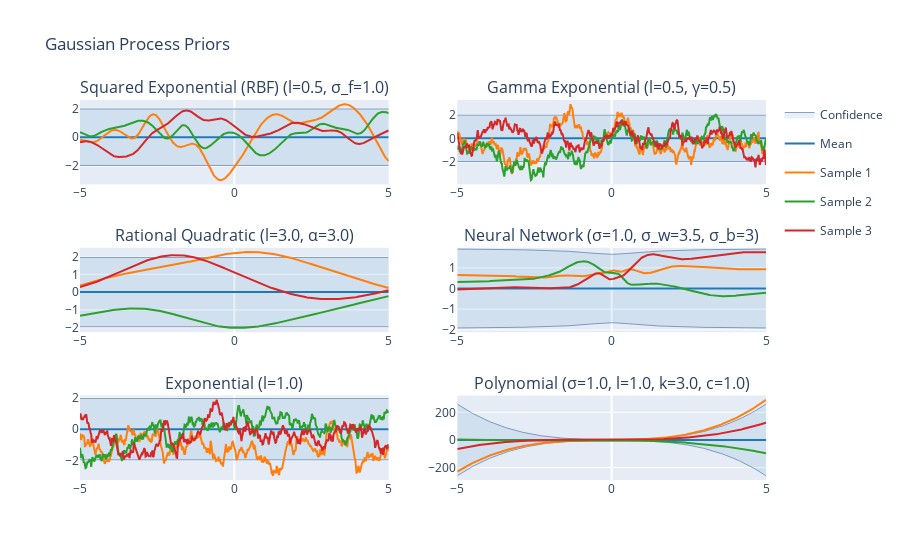

The cell this chart's notebook holds for it:
### Code cell
# Plot priors
NSAMPLES = 3
X = np.linspace(-5., 5., 500)[:, None]
mu = np.zeros((500))

# 1. RBF or Squared Exponential
l1 = .5
sigma_f = 1.
rbf_cov = rbf(X,X,l=l1, sigma_f=sigma_f)
rbf_samples = np.random.multivariate_normal(mu, rbf_cov, NSAMPLES)
rbf_title = "Squared Exponential (RBF) (l={l}, \u03C3_f={sigma_f})".format(l=l1, sigma_f=sigma_f)

# 2. Gamma Exponential
l2 = .5
gamma = .5
gamma_cov = gamma_exp(X, X, l = l2, gamma=gamma)
gamma_samples = np.random.multivariate_normal(mu, gamma_cov, NSAMPLES)
gamma_title = "Gamma Exponential (l={l}, \u03B3={gamma})".format(l=l2, gamma=gamma)

# 3. Rational Quadratic
l3 = 3.
alpha = 3.
rq_cov = rational_quadratic(X, X, l=l3, alpha=alpha)
rq_samples = np.random.multivariate_normal(mu, rq_cov, NSAMPLES)
rq_title = "Rational Quadratic (l={l}, \u03B1={alpha})".format(l=l3, alpha=alpha)

# 4. Neural Network
sigma_n = 1.
sigma_w = 3.5
sigma_b = 3
nn_cov = neural_network(X, X, sigma=sigma_n, sigma_w=sigma_w, sigma_b=sigma_b)
# Equivalently, in GPy:
# gpy_nn = GPy.kern.MLP(input_dim=1, variance=sigma_n**2, weight_variance=sigma_w**2, bias_variance=sigma_b**2)
# nn_cov = gpy_nn.K(X, X)
nn_samples = np.random.multivariate_normal(mu, nn_cov, NSAMPLES)
nn_title = "Neural Network (\u03C3={sigma}, \u03C3_w={sigma_w}, \u03C3_b={sigma_b})".format(sigma=sigma_n, sigma_w=sigma_w, sigma_b=sigma_b)

# 5. Exponential
l5 = 1.
exp_cov = exp_kernel(X, X, l=l5)
exp_samples = np.random.multivariate_normal(mu, exp_cov, NSAMPLES)
exp_title = "Exponential (l={l})".format(l=l5)

# 6. Polynomial
l6 = 1.
k = 3.
sigma_p = 1.
c = 1.
poly_cov = poly_kernel(X, X, l=l6, c=c, sigma=sigma_p, k=k)
# Equivalently, in GPy:
# gpy_poly = GPy.kern.Poly(input_dim=1, order=k, bias=c, variance=sigma**2, scale=l)
# poly_cov = gpy_poly.K(X, X)
poly_samples = np.random.multivariate_normal(mu, poly_cov, NSAMPLES)
poly_title = "Polynomial (\u03C3={sigma}, l={l}, k={order}, c={c})".format(sigma=sigma_p, l=l6, order=k, c=c)

# View the prior plots in a grid for comparison
subplot_data = [{'mu': mu, 'cov': rbf_cov, 'X': X, 'samples': rbf_samples, 'title': rbf_title}, {'mu': mu, 'cov': gamma_cov, 'X':X, 'samples': gamma_samples, 'title': gamma_title}, {'mu': mu, 'cov': rq_cov, 'X': X, 'samples': rq_samples, 'title': rq_title}, {'mu': mu, 'cov': nn_cov, 'X': X, 'samples': nn_samples, 'title': nn_title}, {'mu': mu, 'cov': exp_cov, 'X':X, 'samples':exp_samples, 'title':exp_title}, {'mu': mu, 'cov': poly_cov, 'X':X, 'samples':poly_samples, 'title':poly_title}]
plotly_gps(subplot_data, 3, 2, title="Gaussian Process Priors")

### Figure 1 — Plotly figure (JSON) as saved in the notebook; plotly's stock layout.template omitted (floating-point values rounded to 4 significant figures; data arrays with more than 128 entries replaced by an {"elided": "..."} marker saying what was removed)
{"data": [{"fillcolor": "rgba(31, 119, 180, 0.1)", "legendgroup": "Confidence_fill_(0,0)", "line": {"color": "#204a87", "width": 0.5}, "name": "Confidence", "showlegend": false, "type": "scatter", "x": {"elided": "500 float values"}, "xaxis": "x", "y": {"elided": "500 float values"}, "yaxis": "y"}, {"fill": "tonextx", "fillcolor": "rgba(31, 119, 180, 0.1)", "legendgroup": "Confidence_fill_(0,0)", "line": {"color": "#204a87", "width": 0.5}, "name": "Confidence", "showlegend": true, "type": "scatter", "x": {"elided": "500 float values"}, "xaxis": "x", "y": {"elided": "500 float values"}, "yaxis": "y"}, {"legendgroup": "Mean", "line": {"color": "#1f77b4"}, "name": "Mean", "showlegend": true, "type": "scatter", "x": {"elided": "500 float values"}, "xaxis": "x", "y": {"elided": "500 int values"}, "yaxis": "y"}, {"legendgroup": "Sample 1", "line": {"color": "#ff7f0e"}, "name": "Sample 1", "showlegend": true, "type": "scatter", "x": {"elided": "500 float values"}, "xaxis": "x", "y": {"elided": "500 float values"}, "yaxis": "y"}, {"legendgroup": "Sample 2", "line": {"color": "#2ca02c"}, "name": "Sample 2", "showlegend": true, "type": "scatter", "x": {"elided": "500 float values"}, "xaxis": "x", "y": {"elided": "500 float values"}, "yaxis": "y"}, {"legendgroup": "Sample 3", "line": {"color": "#d62728"}, "name": "Sample 3", "showlegend": true, "type": "scatter", "x": {"elided": "500 float values"}, "xaxis": "x", "y": {"elided": "500 float values"}, "yaxis": "y"}, {"fillcolor": "rgba(31, 119, 180, 0.1)", "legendgroup": "Confidence_fill_(0,0)", "line": {"color": "#204a87", "width": 0.5}, "name": "Confidence", "showlegend": false, "type": "scatter", "x": {"elided": "500 float values"}, "xaxis": "x2", "y": {"elided": "500 float values"}, "yaxis": "y2"}, {"fill": "tonextx", "fillcolor": "rgba(31, 119, 180, 0.1)", "legendgroup": "Confidence_fill_(0,0)", "line": {"color": "#204a87", "width": 0.5}, "name": "Confidence", "showlegend": false, "type": "scatter", "x": {"elided": "500 float values"}, "xaxis": "x2", "y": {"elided": "500 float values"}, "yaxis": "y2"}, {"legendgroup": "Mean", "line": {"color": "#1f77b4"}, "name": "Mean", "showlegend": false, "type": "scatter", "x": {"elided": "500 float values"}, "xaxis": "x2", "y": {"elided": "500 int values"}, "yaxis": "y2"}, {"legendgroup": "Sample 1", "line": {"color": "#ff7f0e"}, "name": "Sample 1", "showlegend": false, "type": "scatter", "x": {"elided": "500 float values"}, "xaxis": "x2", "y": {"elided": "500 float values"}, "yaxis": "y2"}, {"legendgroup": "Sample 2", "line": {"color": "#2ca02c"}, "name": "Sample 2", "showlegend": false, "type": "scatter", "x": {"elided": "500 float values"}, "xaxis": "x2", "y": {"elided": "500 float values"}, "yaxis": "y2"}, {"legendgroup": "Sample 3", "line": {"color": "#d62728"}, "name": "Sample 3", "showlegend": false, "type": "scatter", "x": {"elided": "500 float values"}, "xaxis": "x2", "y": {"elided": "500 float values"}, "yaxis": "y2"}, {"fillcolor": "rgba(31, 119, 180, 0.1)", "legendgroup": "Confidence_fill_(0,0)", "line": {"color": "#204a87", "width": 0.5}, "name": "Confidence", "showlegend": false, "type": "scatter", "x": {"elided": "500 float values"}, "xaxis": "x3", "y": {"elided": "500 float values"}, "yaxis": "y3"}, {"fill": "tonextx", "fillcolor": "rgba(31, 119, 180, 0.1)", "legendgroup": "Confidence_fill_(0,0)", "line": {"color": "#204a87", "width": 0.5}, "name": "Confidence", "showlegend": false, "type": "scatter", "x": {"elided": "500 float values"}, "xaxis": "x3", "y": {"elided": "500 float values"}, "yaxis": "y3"}, {"legendgroup": "Mean", "line": {"color": "#1f77b4"}, "name": "Mean", "showlegend": false, "type": "scatter", "x": {"elided": "500 float values"}, "xaxis": "x3", "y": {"elided": "500 int values"}, "yaxis": "y3"}, {"legendgroup": "Sample 1", "line": {"color": "#ff7f0e"}, "name": "Sample 1", "showlegend": false, "type": "scatter", "x": {"elided": "500 float values"}, "xaxis": "x3", "y": {"elided": "500 float values"}, "yaxis": "y3"}, {"legendgroup": "Sample 2", "line": {"color": "#2ca02c"}, "name": "Sample 2", "showlegend": false, "type": "scatter", "x": {"elided": "500 float values"}, "xaxis": "x3", "y": {"elided": "500 float values"}, "yaxis": "y3"}, {"legendgroup": "Sample 3", "line": {"color": "#d62728"}, "name": "Sample 3", "showlegend": false, "type": "scatter", "x": {"elided": "500 float values"}, "xaxis": "x3", "y": {"elided": "500 float values"}, "yaxis": "y3"}, {"fillcolor": "rgba(31, 119, 180, 0.1)", "legendgroup": "Confidence_fill_(0,0)", "line": {"color": "#204a87", "width": 0.5}, "name": "Confidence", "showlegend": false, "type": "scatter", "x": {"elided": "500 float values"}, "xaxis": "x4", "y": {"elided": "500 float values"}, "yaxis": "y4"}, {"fill": "tonextx", "fillcolor": "rgba(31, 119, 180, 0.1)", "legendgroup": "Confidence_fill_(0,0)", "line": {"color": "#204a87", "width": 0.5}, "name": "Confidence", "showlegend": false, "type": "scatter", "x": {"elided": "500 float values"}, "xaxis": "x4", "y": {"elided": "500 float values"}, "yaxis": "y4"}, {"legendgroup": "Mean", "line": {"color": "#1f77b4"}, "name": "Mean", "showlegend": false, "type": "scatter", "x": {"elided": "500 float values"}, "xaxis": "x4", "y": {"elided": "500 int values"}, "yaxis": "y4"}, {"legendgroup": "Sample 1", "line": {"color": "#ff7f0e"}, "name": "Sample 1", "showlegend": false, "type": "scatter", "x": {"elided": "500 float values"}, "xaxis": "x4", "y": {"elided": "500 float values"}, "yaxis": "y4"}, {"legendgroup": "Sample 2", "line": {"color": "#2ca02c"}, "name": "Sample 2", "showlegend": false, "type": "scatter", "x": {"elided": "500 float values"}, "xaxis": "x4", "y": {"elided": "500 float values"}, "yaxis": "y4"}, {"legendgroup": "Sample 3", "line": {"color": "#d62728"}, "name": "Sample 3", "showlegend": false, "type": "scatter", "x": {"elided": "500 float values"}, "xaxis": "x4", "y": {"elided": "500 float values"}, "yaxis": "y4"}, {"fillcolor": "rgba(31, 119, 180, 0.1)", "legendgroup": "Confidence_fill_(0,0)", "line": {"color": "#204a87", "width": 0.5}, "name": "Confidence", "showlegend": false, "type": "scatter", "x": {"elided": "500 float values"}, "xaxis": "x5", "y": {"elided": "500 float values"}, "yaxis": "y5"}, {"fill": "tonextx", "fillcolor": "rgba(31, 119, 180, 0.1)", "legendgroup": "Confidence_fill_(0,0)", "line": {"color": "#204a87", "width": 0.5}, "name": "Confidence", "showlegend": false, "type": "scatter", "x": {"elided": "500 float values"}, "xaxis": "x5", "y": {"elided": "500 float values"}, "yaxis": "y5"}, {"legendgroup": "Mean", "line": {"color": "#1f77b4"}, "name": "Mean", "showlegend": false, "type": "scatter", "x": {"elided": "500 float values"}, "xaxis": "x5", "y": {"elided": "500 int values"}, "yaxis": "y5"}, {"legendgroup": "Sample 1", "line": {"color": "#ff7f0e"}, "name": "Sample 1", "showlegend": false, "type": "scatter", "x": {"elided": "500 float values"}, "xaxis": "x5", "y": {"elided": "500 float values"}, "yaxis": "y5"}, {"legendgroup": "Sample 2", "line": {"color": "#2ca02c"}, "name": "Sample 2", "showlegend": false, "type": "scatter", "x": {"elided": "500 float values"}, "xaxis": "x5", "y": {"elided": "500 float values"}, "yaxis": "y5"}, {"legendgroup": "Sample 3", "line": {"color": "#d62728"}, "name": "Sample 3", "showlegend": false, "type": "scatter", "x": {"elided": "500 float values"}, "xaxis": "x5", "y": {"elided": "500 float values"}, "yaxis": "y5"}, {"fillcolor": "rgba(31, 119, 180, 0.1)", "legendgroup": "Confidence_fill_(0,0)", "line": {"color": "#204a87", "width": 0.5}, "name": "Confidence", "showlegend": false, "type": "scatter", "x": {"elided": "500 float values"}, "xaxis": "x6", "y": {"elided": "500 float values"}, "yaxis": "y6"}, {"fill": "tonextx", "fillcolor": "rgba(31, 119, 180, 0.1)", "legendgroup": "Confidence_fill_(0,0)", "line": {"color": "#204a87", "width": 0.5}, "name": "Confidence", "showlegend": false, "type": "scatter", "x": {"elided": "500 float values"}, "xaxis": "x6", "y": {"elided": "500 float values"}, "yaxis": "y6"}, {"legendgroup": "Mean", "line": {"color": "#1f77b4"}, "name": "Mean", "showlegend": false, "type": "scatter", "x": {"elided": "500 float values"}, "xaxis": "x6", "y": {"elided": "500 int values"}, "yaxis": "y6"}, {"legendgroup": "Sample 1", "line": {"color": "#ff7f0e"}, "name": "Sample 1", "showlegend": false, "type": "scatter", "x": {"elided": "500 float values"}, "xaxis": "x6", "y": {"elided": "500 float values"}, "yaxis": "y6"}, {"legendgroup": "Sample 2", "line": {"color": "#2ca02c"}, "name": "Sample 2", "showlegend": false, "type": "scatter", "x": {"elided": "500 float values"}, "xaxis": "x6", "y": {"elided": "500 float values"}, "yaxis": "y6"}, {"legendgroup": "Sample 3", "line": {"color": "#d62728"}, "name": "Sample 3", "showlegend": false, "type": "scatter", "x": {"elided": "500 float values"}, "xaxis": "x6", "y": {"elided": "500 float values"}, "yaxis": "y6"}], "layout": {"annotations": [{"font": {"size": 16}, "showarrow": false, "text": "Squared Exponential (RBF) (l=0.5, σ_f=1.0)", "x": 0.225, "xanchor": "center", "xref": "paper", "y": 1, "yanchor": "bottom", "yref": "paper"}, {"font": {"size": 16}, "showarrow": false, "text": "Gamma Exponential (l=0.5, γ=0.5)", "x": 0.775, "xanchor": "center", "xref": "paper", "y": 1, "yanchor": "bottom", "yref": "paper"}, {"font": {"size": 16}, "showarrow": false, "text": "Rational Quadratic (l=3.0, α=3.0)", "x": 0.225, "xanchor": "center", "xref": "paper", "y": 0.6111, "yanchor": "bottom", "yref": "paper"}, {"font": {"size": 16}, "showarrow": false, "text": "Neural Network (σ=1.0, σ_w=3.5, σ_b=3)", "x": 0.775, "xanchor": "center", "xref": "paper", "y": 0.6111, "yanchor": "bottom", "yref": "paper"}, {"font": {"size": 16}, "showarrow": false, "text": "Exponential (l=1.0)", "x": 0.225, "xanchor": "center", "xref": "paper", "y": 0.2222, "yanchor": "bottom", "yref": "paper"}, {"font": {"size": 16}, "showarrow": false, "text": "Polynomial (σ=1.0, l=1.0, k=3.0, c=1.0)", "x": 0.775, "xanchor": "center", "xref": "paper", "y": 0.2222, "yanchor": "bottom", "yref": "paper"}], "hovermode": "x", "title": {"text": "Gaussian Process Priors"}, "xaxis": {"anchor": "y", "domain": [0, 0.45]}, "xaxis2": {"anchor": "y2", "domain": [0.55, 1]}, "xaxis3": {"anchor": "y3", "domain": [0, 0.45]}, "xaxis4": {"anchor": "y4", "domain": [0.55, 1]}, "xaxis5": {"anchor": "y5", "domain": [0, 0.45]}, "xaxis6": {"anchor": "y6", "domain": [0.55, 1]}, "yaxis": {"anchor": "x", "domain": [0.7778, 1]}, "yaxis2": {"anchor": "x2", "domain": [0.7778, 1]}, "yaxis3": {"anchor": "x3", "domain": [0.3889, 0.6111]}, "yaxis4": {"anchor": "x4", "domain": [0.3889, 0.6111]}, "yaxis5": {"anchor": "x5", "domain": [0, 0.2222]}, "yaxis6": {"anchor": "x6", "domain": [0, 0.2222]}}}
